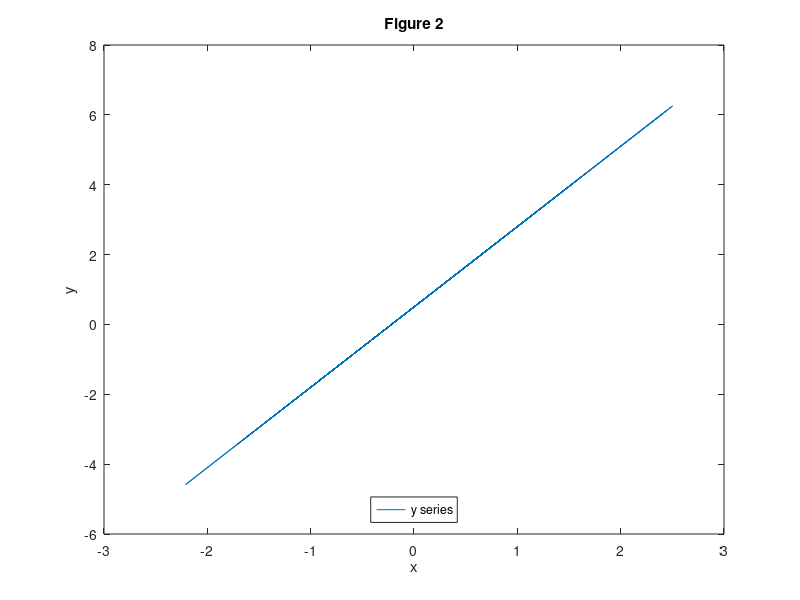
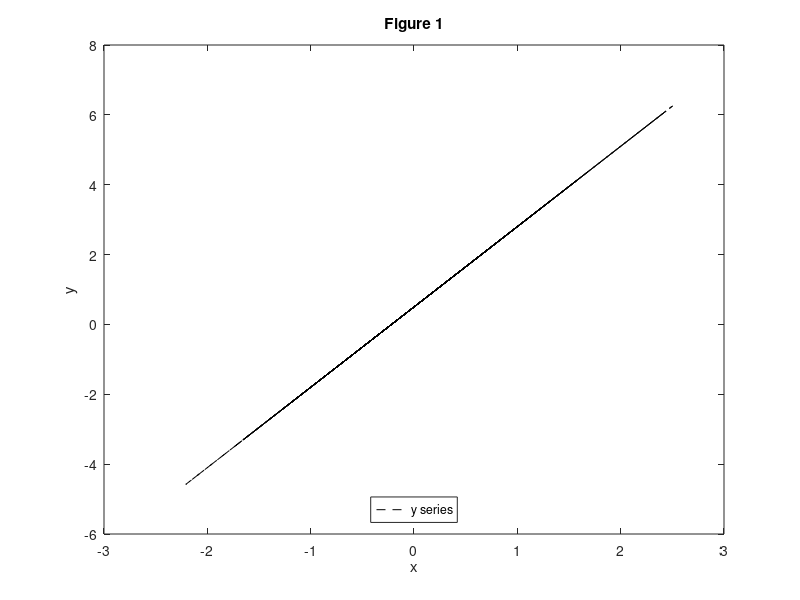

These figures' MATLAB source, in order:
% ==========================================================================================================================================================
%   Introducción a Matlab
%    CAEP - Juan Andrés Rincón
%   Junio 2025
% ==========================================================================================================================================================

% ----------------------------------------------------------------------------------------------------------------------------------------------------------
%   Comandos y operaciones basicas
% ----------------------------------------------------------------------------------------------------------------------------------------------------------

%% Sección 1: Introducción
%   Comandos basicos para el inicio del codigo

clear all     % Borra todos los datos que aparecen en el Workspace
close all     % Cierra todas las figuras y ventanas extra abiertas
clc           % Borra todo lo que esta en el Command Window 

% Para hacer un comentario se utiliza el simbolo "%"

% Cuando no se esta seguro de lo que hace una función, se escribe en el
% Command Window "help (nombre de la función)" para una breve explicación

% Para una descripción detallada de la función, se escribe "doc (nombre de
% la función)"

% Para que lo que se escriba en el Editor no aparezca en el Command Window,
% se utiliza ";" al final de cada linea de codigo

% Para correr todo el codigo se utiliza el boton "Run" ubicado en la parte
% superior del Editor. Si se quiere correr solo una sección, se selecciona,
% se da click derecho y se escoge "Evaluate selection"

% Se debe tener cuidado al nombrar las variables, pues Matlab si hace una
% diferencia entre mayusculas y minusculas


%%  Sección 2: Operaciones basicas entre escalares

x=5;              %Se crea un escalar asignando un valor a una variable 
y=7;
w=2;

z=x*y;

u = sqrt(x)       %El comando "sqrt(_)" para sacar la raiz cuadrada 
t = w+z*x/y       % Matlab realiza primero las operaciones de multiplicación y división, y luego las de suma y resta. En este caso "t" y "t1" darian el mismo resultado, mientras que "t2" da diferente. 
t1=(w)+(z*x)/y    
t2=(w+z)*x/y      % Si se quiere definir que operaciones se van a realizar primero es necesario usar parentesis

%% 3. Operaciones basicas entre matrices

% El nombre de las matrices debe ser una letra, no puede ser un número

X = zeros(3,2);         % Arreglo de ceros de tamaño (N,M)       
Y = eye(3);             % Matriz identidad de tamaño N
U = ones(2,3)           % Arreglo de unos
V1 = rand(100,1)        % Arreglo de números uniformemente distribuidos (N,M)   
V2 = randn(100,1);       % Arreglo de n. normalmente distribuidos (N,M)
W1 = 1:0.5:10           % a:b:c secuencia de 'a' hasta 'c' en saltos de 'b'
W2 = linspace(1,10,19)  % Secuencia de 1 a 10 de 19 elementos equidistantes

c = max(V2)         % Elemento máximo de V2
d = min(V2)         % Elemento mínimo de V2

[n,m] = size(U)     % n = # de filas en U , m = # de columnas en U
t = length(U)       % tamaño de la dimensión más grande de U, al igual que max(size(U))

A = [1,2,3];        % De esta forma se crea un vector fila (Matriz 1x3)
B = [2;4;6];        % De esta forma se crea un vector columna (Matriz 3x1)
C = [1 2 ; 3 4];    
D = [5 6 ; 7 8];

% Para realizar las operaciones con matrices es importante tener en cuenta
% que estan sean conformables, es decir que el numero de columnas de la
% primera matriz debe coincidir con el numero de filas de la segunda matriz
 

E  = A';            % Matriz transpuesta
F  = inv(C);        % Matriz inversa
E  = A + B;         % Suma
G  = A - B;         % Resta
I  = A * B;         % Multiplicación
J  = A .* B;        % Multiplicación elemento por elemento 
K  = A' / B;        % Formalmente no hay división, esto expresa multiplicación por la matriz inversa
K1 = D * inv(C);    % Otra forma de expresar la multiplicación por la matriz inversa
K2 = inv(C) * D;
L2 = A' \ B;        % Debe Invertir la matriz precedente para realizar la operación
M  = A ./ B;        % División elemento por elemento
O1 = C^2;           % Matriz al cuadrado (C*C) 
O2 = C * C;
P  = A .^ 2;        % Exponencial elemento por elemento
Q  = sqrtm(D)      % Raiz cuadrada


H  = [A B'];        % De esta forma se crea un vector fila a partir de un vector fila x un vector columna transpuesto 
H1 = [A;B'];        % De esta forma se crea una matriz 2x3 a partir de un vector fila x un vector columna transpuesto 
H2 = [A' B];        % De esta forma se crea una matriz 3x2 a partir de un vector fila transpuesto x un vector columna
H3 = [A';B];        % De esta forma se crea un vector columna a partir de un vector fila transpuesto x un vector columna

N1=H2(4)            % Para ubicar el valor de la cuarta posición en la matriz (o vector). Matlab cuenta la posicion por columnas de arriba hacia abajo
N2=H1(2,1)          % Si se quiere ser mas especificio, se escribe primero la posicion de la fila y luego la de la columna
R1 = M(1:2,:)       % Selecciona elementos de la primera fila, incluyendo todas las columnas de la matriz Q
R2 = M(3:end,:)     % Selecciona elementos de la tercera fila hasta la última, incluyendo todas las columnas de la matriz Q
R3 = M(:,1:2)       % Selecciona elementos de la primera columna hasta la segunda columna , incluyendo todas las filas de la matriz Q
R4 = M(:,3:end)     % Selecciona elementos de de la tercera columna hasta la última, incluyendo todas las filas de la matriz Q

S = reshape(C,4,1)  % Transforma la matriz C 2x2 en un vector 4x1 (i.e. vectoriza la matriz)
T = repmat(P,1,4)   % Reproduce la matriz P con el mismo número de lineas (número 1) y 4 veces las columnas (número 4) 


%    NaN

a = 1:10:121        % Crea un vector que comience con 1 y termine en 121 e incremente de 10 en 10
b = 2:10:112        % Crea un vector que comience con 2 y termine en 112 e incremente de 10 en 10
b = [NaN b]         % Crea un valor no numerico para cubrir una posición dentro del vector 
c = [a' b']         % De esta forma se pueden relacionar las dos matrices con la ayuda del NaN, pues ahora son conformables

d  =c(:,1)+c(:,2)
d2 =c(2:10,1)+c(2:10,2)
d3 =c(2:end,1)+c(1:end-1,2)


%   Función "find"

W = [-2 3 6 7 -9 10]'   

% Si decimos que solo queremos encontrar los numeros positivos, la función "find" nos permite identificarlos y almacenar la posición de los datos que cumplen con este criterio 
index = find(Y > 0) 
% Z = Y(index,1) % "index" nos ayuda a encontrar los valores de los datos que estamos buscando

% Muchas veces se pueden encontrar datos que no corresponden a valores numericos (NaN)
% Podemos usar la función "find" junto con "isnan" para encontrar ese NaN 

AA = [3 NaN 6 8 2 NaN; 4 -1 6 -4 2 NaN]
index = find(isnan(AA))


% O usar "find" con "isfinite" para encontrar y excluir ese NaN

index = find(isfinite(AA))


%% ----------------------------------------------------------------------------------------------------------------------------------------------------------
%   Loops y Condicionales
% ----------------------------------------------------------------------------------------------------------------------------------------------------------

X=[1 2 5 7 8 9 10 25; 3 8 7 2 345 252 644 9];
Y=[1 3 5 7 7 9 9 25; 3 8 7 2 344 252 646 8];

c1=zeros(2,8); % llenar con los elementos pares de X
c2=zeros(2,8); % llenar con 1 si el valor en X es = al valor en Y
c3=zeros(2,8); % llenar con 1 si el valor en X es > al valor en Y
c4=zeros(2,8); % llenar con 1 si el valor en X es diferente al valor en Y o 2 de lo contrario

% Con un Loop se puede ejecutar repetidamente un bloque de codigos. El comando "for" hace que un Loop se repita un numero especifico de veces.
% Para cada "for" se debe terminar con un "end" y para cada "if" tambien.
% El comando "if" se refiere al condicional 

for i=1:size(X,1)  % 1 se refiere a la dimensión filas. "i" es una variable que va desde el primer elemento de la fila hasta el ultimo.
    for j=1:size(X,2)  % 2 se refiere a la dimensión columnas. "j" es una variable que va desde el primer elemento de la columna hasta el ultimo.
        if mod(X(i,j),2)==0 %mod se refiere al residuo de la división, para especificar que debe ser igual a un valor se utiliza "=="
            c1(i,j)=X(i,j);
        end
        if X(i,j)==Y(i,j)
            c2(i,j)=1;
        end
        if X(i,j)>Y(i,j)
            c3(i,j)=1;
        end
        if X(i,j)~=Y(i,j)
            c4(i,j)=1;
        else
            c4(i,j)=2;
        end
        
    end
end








%% ----------------------------------------------------------------------------------------------------------------------------------------------------------
% Plots and structures
% ----------------------------------------------------------------------------------------------------------------------------------------------------------

clear y
x = randn(100,1);

alpha = 0.5
beta = 2.3


for i = 1:length(x)   
    y(i,1) = alpha + beta*x(i);   
end



figure(1)              % Abre una pestaña nueva donde se muestra la figura.
l=plot(x,y,'k--')         % Muestra las propiedades del grafico. En conjunto ambos muestran el grafico.
title('Figure 1')   % Asigna un titulo al grafico
xlabel('x')         % Asigna un etiqueta al eje x
ylabel('y')         % Asigna un etiqueta al eje y
legend('y series','Location','South')  % Asigna una leyenda a la grafica 



data=struct();        % Crea estructuras que contienen todo tipo de datos  
data.independiente=x; % Para crear un objeto en la estructura de data es necesario poner data. y el nombre que uno quiera asignarle al objeto que uno quiere incluir
data.depentiente=y;

clear x y

figure(2)
plot(data.independiente,data.depentiente)
title('Figure 2')
xlabel('x')
ylabel('y')
legend('y series','Location','South')
print('Figura2','-djpeg')

